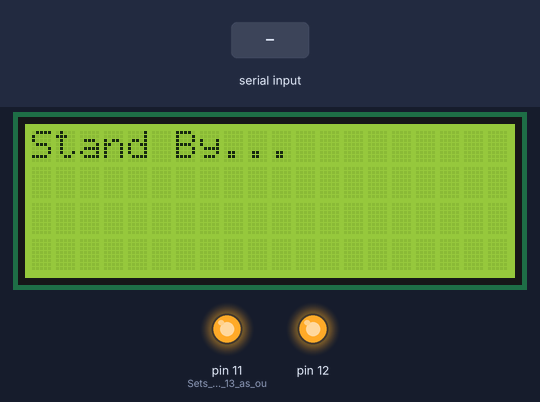
The sketch below on a simulated Arduino Uno, built with avr-gcc and run on an emulated ATmega328P. Parts: 20×4 character LCD, output pins drawn as LEDs (lit = HIGH). Inputs (shaded band) come from the test bench. What the sketch prints to the serial monitor is not drawn.

Above: at 6.3 s.
6.4 s: "1" received over Serial
At 7.4 s:
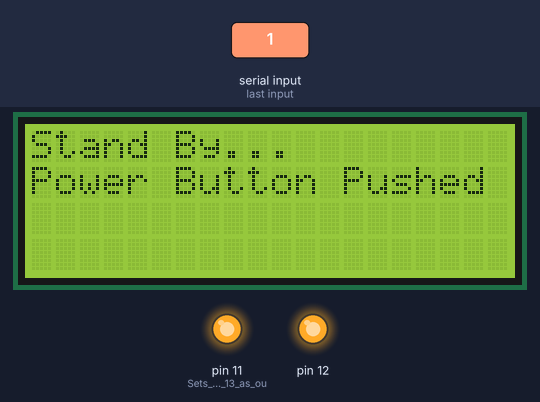
8.1 s: "2" received over Serial
At 10.2 s:
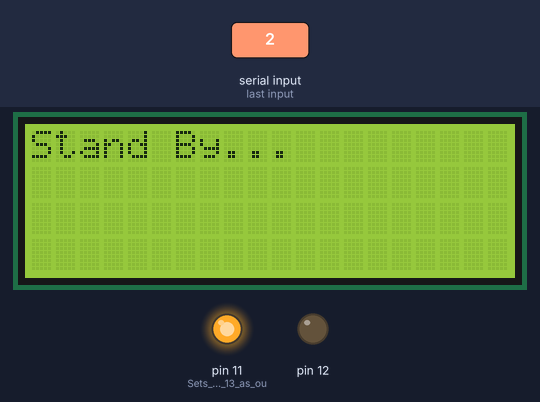
11.1 s: "0" received over Serial
At 11.4 s:
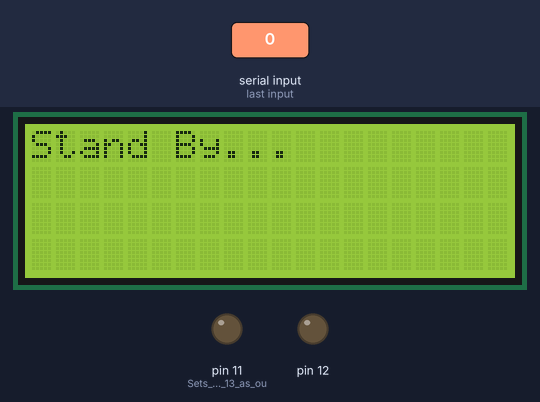
12.6 s: "3" received over Serial
At 13.7 s:
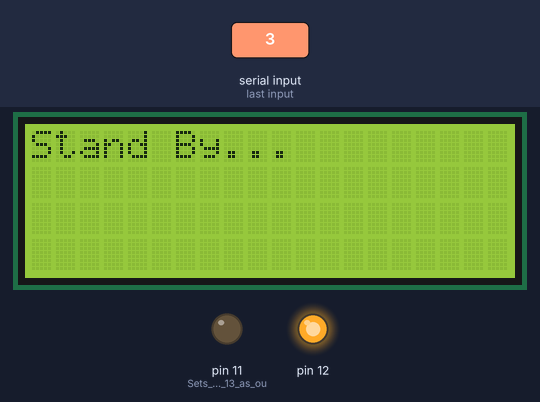
Timing chart, 0 to 15.1 s (numbered marks = the images above; inputs shaded):
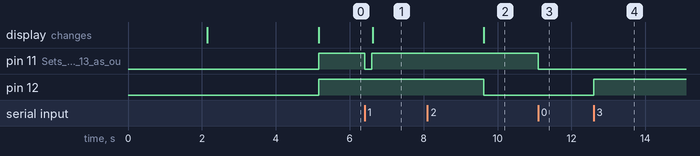

Measured:
- after the input at 6.4 s, pin 11 (Sets_digital_pin_13_as_ou): HIGH → LOW at once, → HIGH 0.20 s later; the display: changes after 0.22 s (image 1)
- after the input at 8.1 s, pin 12: HIGH → LOW after 1.5 s
- after the input at 11.1 s, pin 11 (Sets_digital_pin_13_as_ou): HIGH → LOW at once
- after the input at 12.6 s, pin 12: LOW → HIGH at once

The sketch:

BTtest.ino
```cpp
#include <Wire.h>  //communicate with I2C, A4 (SDA), A5 (SCL)
#include <LiquidCrystal_I2C.h> //control I2C LCD

LiquidCrystal_I2C lcd(0x27,20,4); // LCD setup

char data = 0;            //Variable for storing received data

void setup()
{
//-------------典开!-LCD!-------------
    lcd.init();  //initialize
    lcd.backlight();  //turn on backlight
//------------LCD显示！---------------
    lcd.begin(20,4);
    lcd.setCursor(0,0);
    lcd.print("Bluetooth Switch");
    delay(2000);
    lcd.setCursor(0,2);
    lcd.print("BT is on");
    delay(3000);
    lcd.clear();
    lcd.setCursor(0,0);
    lcd.print("Stand By...");
//---------------蓝牙！启动！------------------------------
    Serial.begin(9600);   //Sets the baud for serial data transmission
//---------------------------------------------
    pinMode(11, OUTPUT);  //Sets digital pin 13 as output pin
    digitalWrite(11, HIGH);
    pinMode(12, OUTPUT);
    digitalWrite(12, HIGH);
}
void loop()
{
   if(Serial.available() > 0)      // Send data only when you receive data:
   {
      data = Serial.read();        //Read the incoming data & store into data
     // Serial.print(data);          //Print Value inside data in Serial monitor
     // Serial.print("\n");
      if(data == '1')              // Checks whether value of data is equal to 1
      {
         digitalWrite(11, LOW);   //If value is 1 then LED turns ON
         delay(200);
         digitalWrite(11, HIGH);
         Serial.print(data);
         Serial.println("Power Button Pushed");
         lcd.setCursor(0,1);
         lcd.print("Power Button Pushed");
         delay(3000);
         lcd.clear();
         lcd.setCursor(0,0);
         lcd.print("Stand By...");

      }
      else if(data == '0')         //  Checks whether value of data is equal to 0
        digitalWrite(11, LOW);    //If value is 0 then LED turns OFF
      else if(data == '2')
        digitalWrite(12, LOW);
      else if(data == '3')
        digitalWrite(12, HIGH);
   }
}
```
